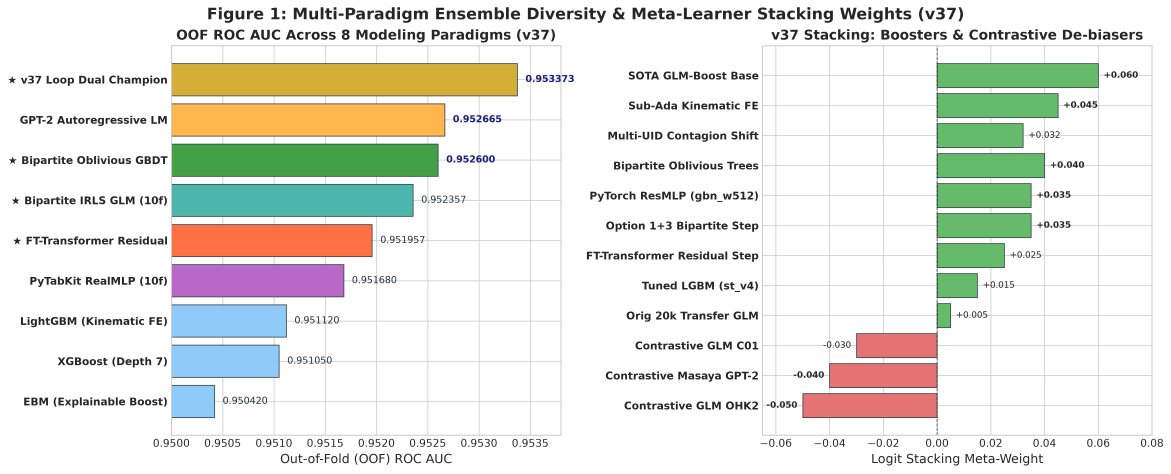
#> input picture docs/images/figure1_models_and_weights.png, 4684 x 1894 px, found by its file name (shown at 1/4 size)
$ python format_kaggle_media_gallery.py
#> lines starting #> are read from the running program, lines starting #| are printed output that depends on the picture
#!/usr/bin/env python3
"""Format and letterbox all figures for Kaggle Writeup Media Gallery and Thumbnail.
Kaggle Media Gallery requirements:
1. Minimum resolution: 640 x 360 (16:9).
2. Recommended native 16:9 canvas: 1920 x 1080 (Full HD, 300 DPI equivalent).
3. Aspect ratio 16:9 prevents the Kaggle crop preview tool from chopping titles, axes, or legends.
4. Thumbnail: Also generate a 16:9 1280x720 / 640x360 as well as 560x280.
"""

from pathlib import Path
from PIL import Image

OUT_DIR = Path("/Users/vijaikm/Documents/Other-AI-stuff/3-kaggle/playground-series-s6e10/docs/images/kaggle_media_gallery")
OUT_DIR.mkdir(parents=True, exist_ok=True)

SOURCE_IMAGES = [
    Path("/Users/vijaikm/Documents/Other-AI-stuff/3-kaggle/archive/playground-series-s6e10/docs/images/figure1_models_and_weights.png"),
    Path("/Users/vijaikm/Documents/Other-AI-stuff/3-kaggle/archive/playground-series-s6e10/docs/images/figure2_feature_ablation.png"),
    Path("/Users/vijaikm/Documents/Other-AI-stuff/3-kaggle/archive/playground-series-s6e10/docs/images/figure3_leaderboard_progression.png"),
    Path("/Users/vijaikm/Documents/Other-AI-stuff/3-kaggle/archive/playground-series-s6e10/docs/images/figure4_regularization_sweep.png"),
    Path("/Users/vijaikm/Documents/Other-AI-stuff/3-kaggle/archive/playground-series-s6e10/docs/images/figure5_feature_importance.png"),
    Path("/Users/vijaikm/Documents/Other-AI-stuff/3-kaggle/archive/playground-series-s6e10/docs/images/cv_vs_lb_progression.png"),
    Path("/Users/vijaikm/Documents/Other-AI-stuff/3-kaggle/playground-series-s6e10/docs/images/figure0_system_hld.png"),
]

TARGET_W, TARGET_H = 1920, 1080  # Standard 16:9 Full HD canvas
BG_COLOR = (255, 255, 255, 255)  # Clean white letterbox background for white scientific charts
DARK_BG_COLOR = (15, 23, 42, 255) # Slate dark for HLD / thumbnail

for src in SOURCE_IMAGES:
    if not src.exists():
        print(f"Skipping missing: {src}")
        continue

    with Image.open(src) as img:
#> img is the input picture: PIL image 4684x1894 RGBA; mean R, G, B, A 230.1, 231, 224.2, 255
        img = img.convert("RGBA")
        w, h = img.size
#> w = 4684; h = 1894

        # Determine background color: check corner pixels
        corner_pixel = img.getpixel((10, 10))
#> corner_pixel = (255, 255, 255, 255)
        # If dark theme (e.g. figure0_system_hld) use dark canvas, else pure white canvas
        is_dark = (corner_pixel[0] + corner_pixel[1] + corner_pixel[2]) / 3 < 120
#> is_dark = False
        bg_fill = (15, 23, 42, 255) if is_dark else (255, 255, 255, 255)
#> bg_fill = (255, 255, 255, 255)

        # Calculate scaling to fit within 1840 x 1000 with a safe margin
        max_w, max_h = 1840, 1020
        scale = min(max_w / w, max_h / h)
#> scale = 0.393
        new_w = int(w * scale)
#> new_w = 1840
        new_h = int(h * scale)
#> new_h = 744

        resized = img.resize((new_w, new_h), Image.Resampling.LANCZOS)
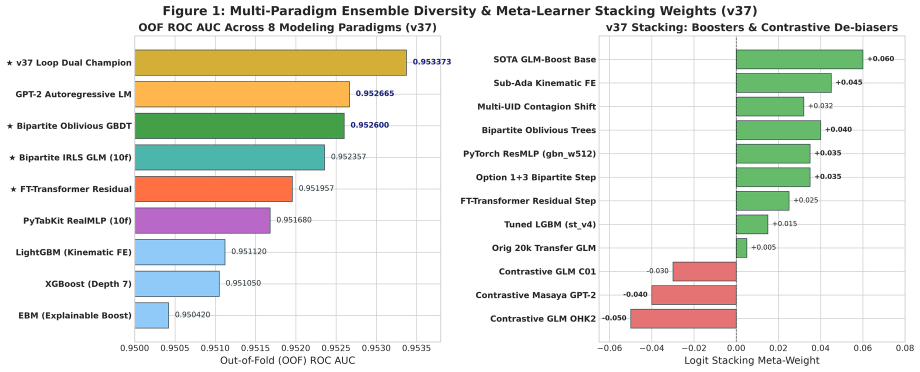
#> resized: PIL image 1840x744 RGBA (shown at 1/2 size); mean R, G, B, A 229.7, 230.6, 223.8, 255

        # Create 16:9 canvas
        canvas = Image.new("RGBA", (TARGET_W, TARGET_H), bg_fill)
#> canvas: PIL image 1920x1080 RGBA; every value is 255
        offset_x = (TARGET_W - new_w) // 2
#> offset_x = 40
        offset_y = (TARGET_H - new_h) // 2
#> offset_y = 168
        canvas.paste(resized, (offset_x, offset_y), resized)
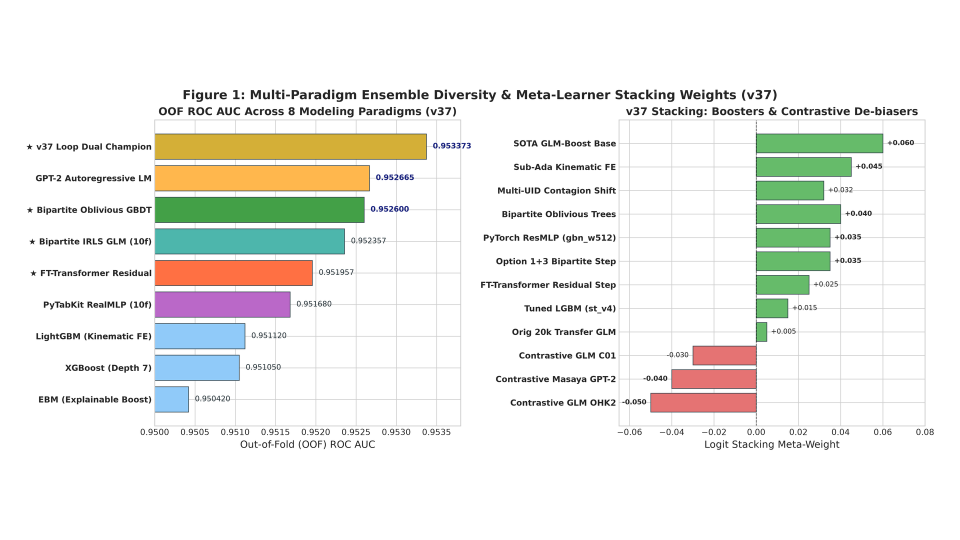
#> canvas: PIL image 1920x1080 RGBA (shown at 1/2 size); mean R, G, B, A 238.3, 238.9, 234.4, 255

        dest = OUT_DIR / src.name
        canvas.save(dest, format="PNG", optimize=True)
        print(f"Created 16:9 canvas (1920x1080): {dest.name}")
#> pass 2 of the loop `for src in SOURCE_IMAGES:`:
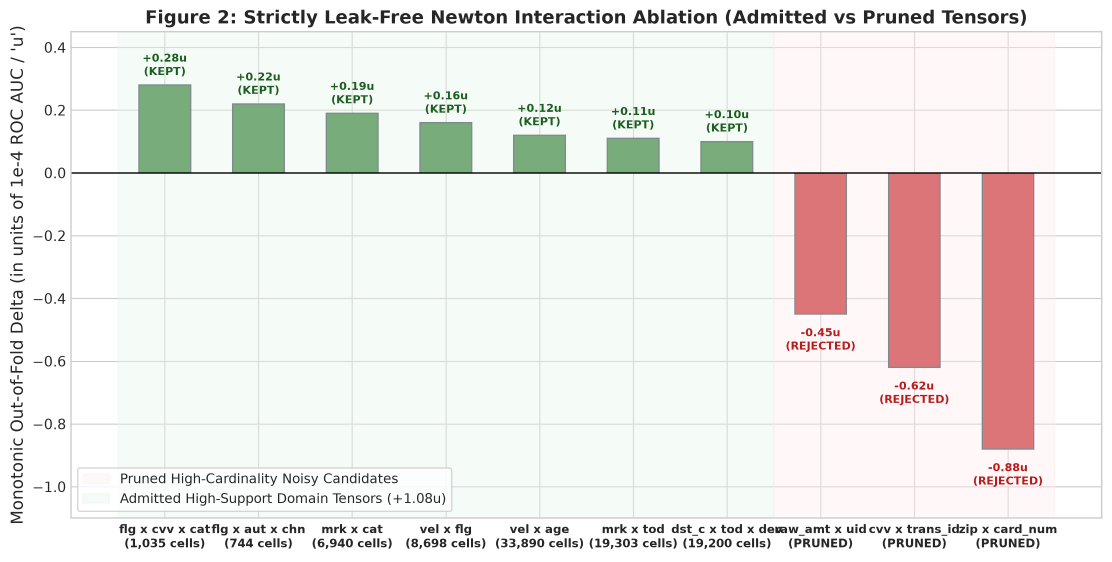
#> input picture docs/images/figure2_feature_ablation.png, 3334 x 1684 px, found by its file name (shown at 1/3 size)
#> img is the input picture: PIL image 3334x1684 RGBA; mean R, G, B, A 236.8, 234.7, 231, 255
#> `resized = img.resize((new_w, new_h), Image.Resampling.LANCZOS)`:
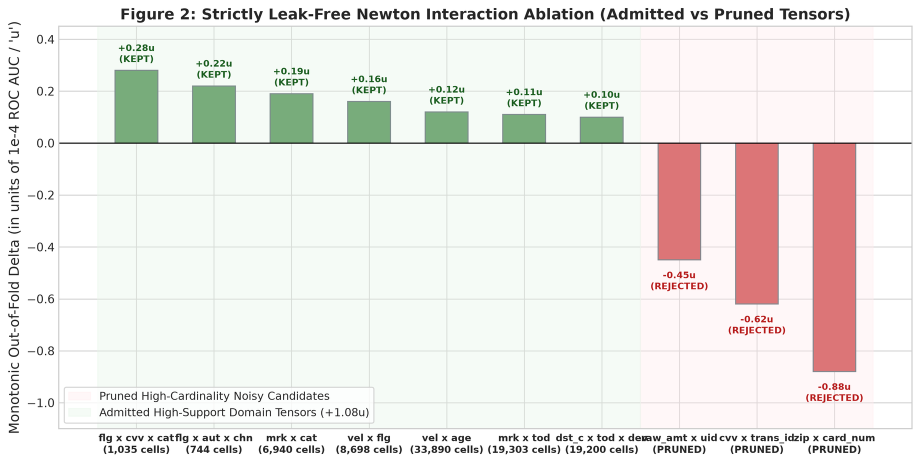
#> resized: PIL image 1840x929 RGBA (shown at 1/2 size); mean R, G, B, A 236.7, 234.5, 230.9, 255
#> `canvas.paste(resized, (offset_x, offset_y), resized)`:
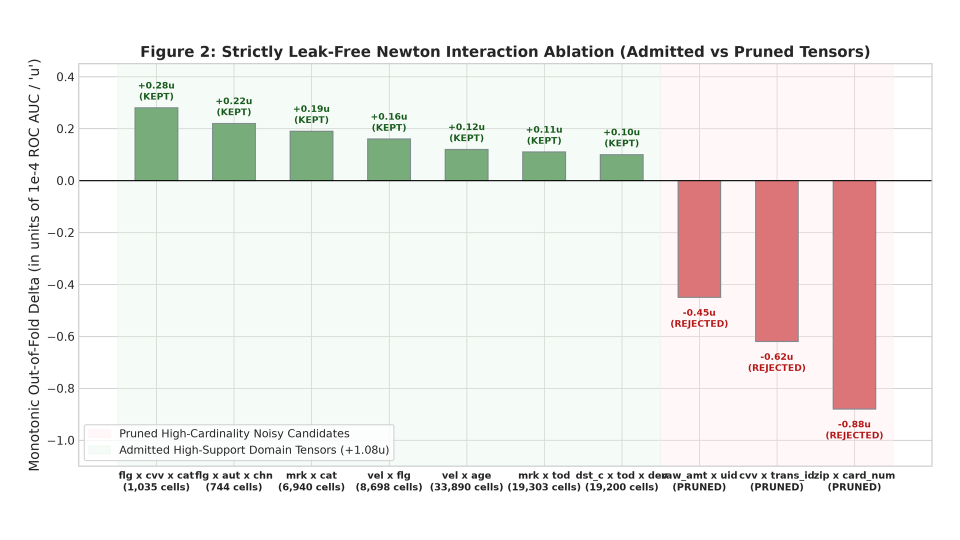
#> canvas: PIL image 1920x1080 RGBA (shown at 1/2 size); mean R, G, B, A 239.9, 238.1, 235.1, 255
#> pass 3 of the loop `for src in SOURCE_IMAGES:`:
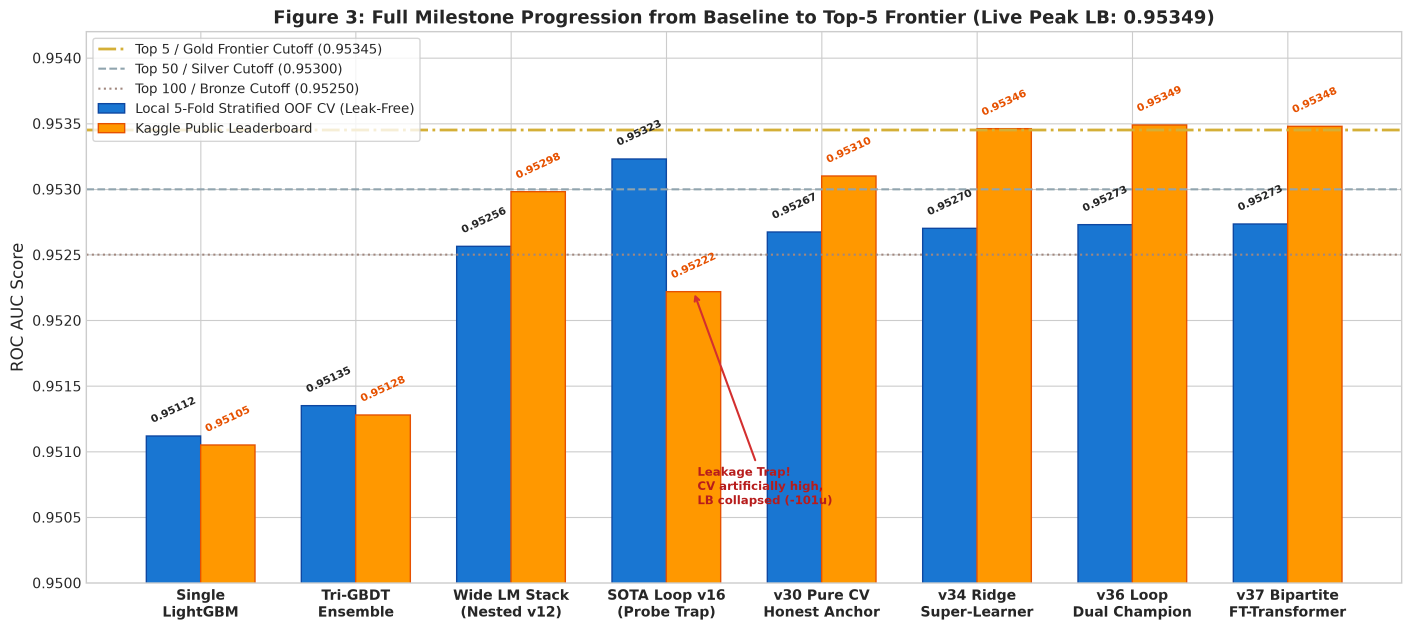
#> input picture docs/images/figure3_leaderboard_progression.png, 4234 x 1894 px, found by its file name (shown at 1/3 size)
#> img is the input picture: PIL image 4234x1894 RGBA; mean R, G, B, A 213.8, 209.1, 197.3, 255
#> `resized = img.resize((new_w, new_h), Image.Resampling.LANCZOS)`:
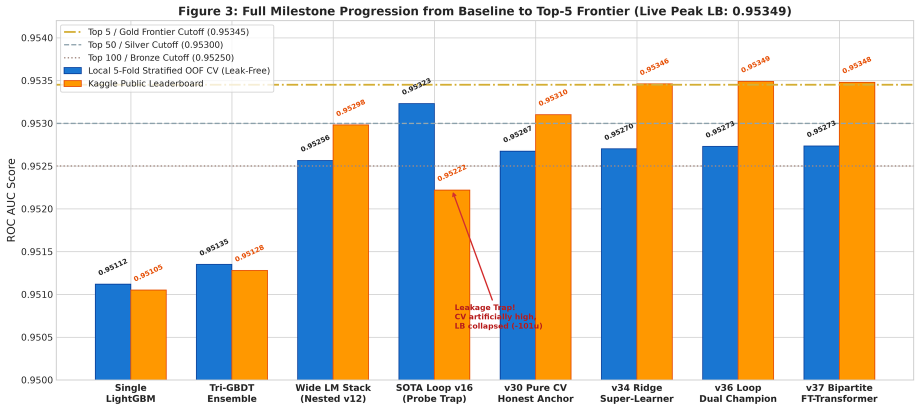
#> resized: PIL image 1840x823 RGBA (shown at 1/2 size); mean R, G, B, A 213.6, 208.9, 197.1, 255
#> `canvas.paste(resized, (offset_x, offset_y), resized)`:
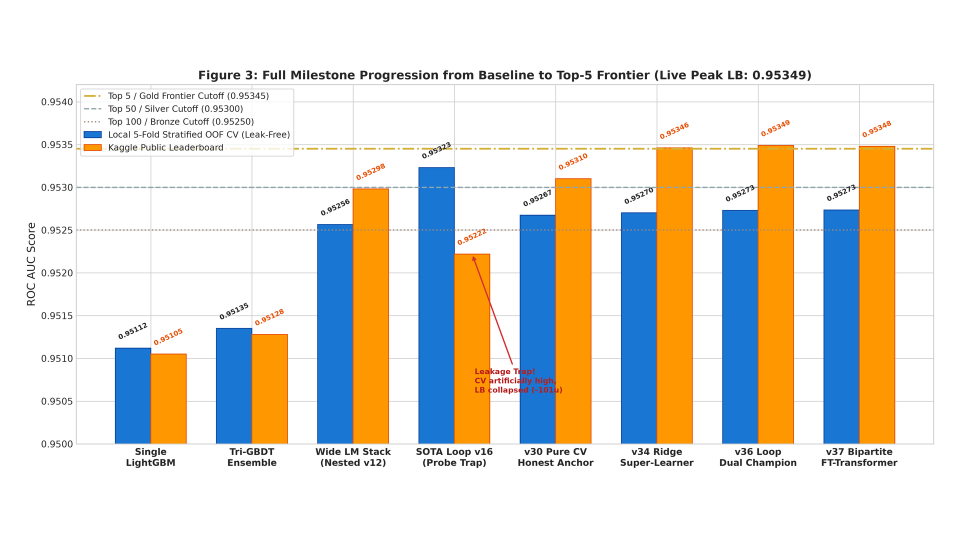
#> canvas: PIL image 1920x1080 RGBA (shown at 1/2 size); mean R, G, B, A 224.8, 221.3, 212.7, 255
#> the loop made 7 passes; the first 3 are shown

# Also create a 1280x720 (16:9) and 640x360 version of the thumbnail so it fits both upload boxes
thumb_src = Path("/Users/vijaikm/Documents/Other-AI-stuff/3-kaggle/playground-series-s6e10/docs/images/thumbnail_560x280.png")
if thumb_src.exists():
    with Image.open(thumb_src) as img:
        img = img.convert("RGBA")
        w, h = img.size

        # Target 1280x720 (16:9)
        canvas169 = Image.new("RGBA", (1280, 720), (15, 23, 42, 255))
        # Scale thumbnail to fill nicely with margin
        scale = min(1200 / w, 660 / h)
        new_w, new_h = int(w * scale), int(h * scale)
        resized = img.resize((new_w, new_h), Image.Resampling.LANCZOS)
        canvas169.paste(resized, ((1280 - new_w) // 2, (720 - new_h) // 2), resized)

        dest_169 = OUT_DIR / "thumbnail_16x9_1280x720.png"
        canvas169.save(dest_169, format="PNG", optimize=True)
        print(f"Created 16:9 thumbnail: {dest_169.name}")
